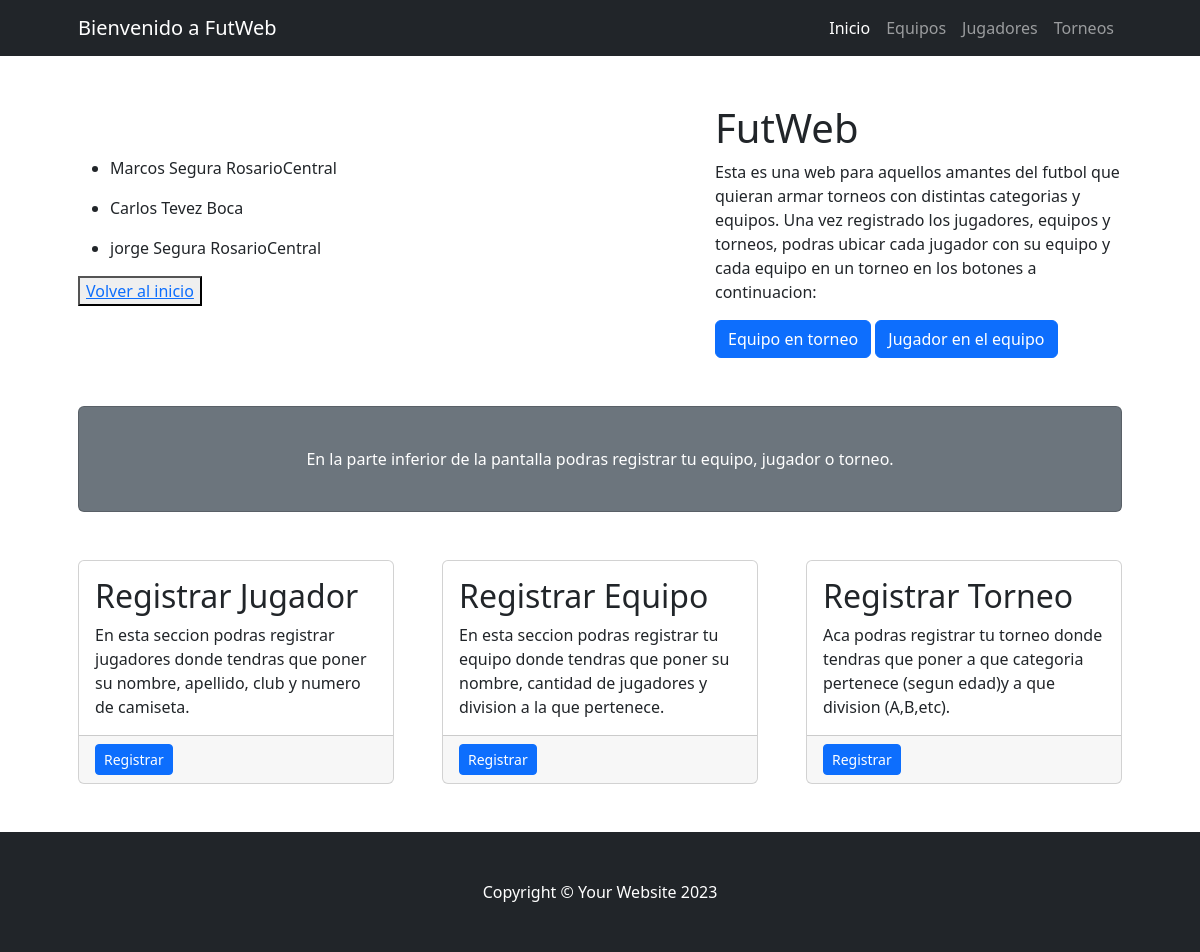
Before: /Jugador/list with the older database file.
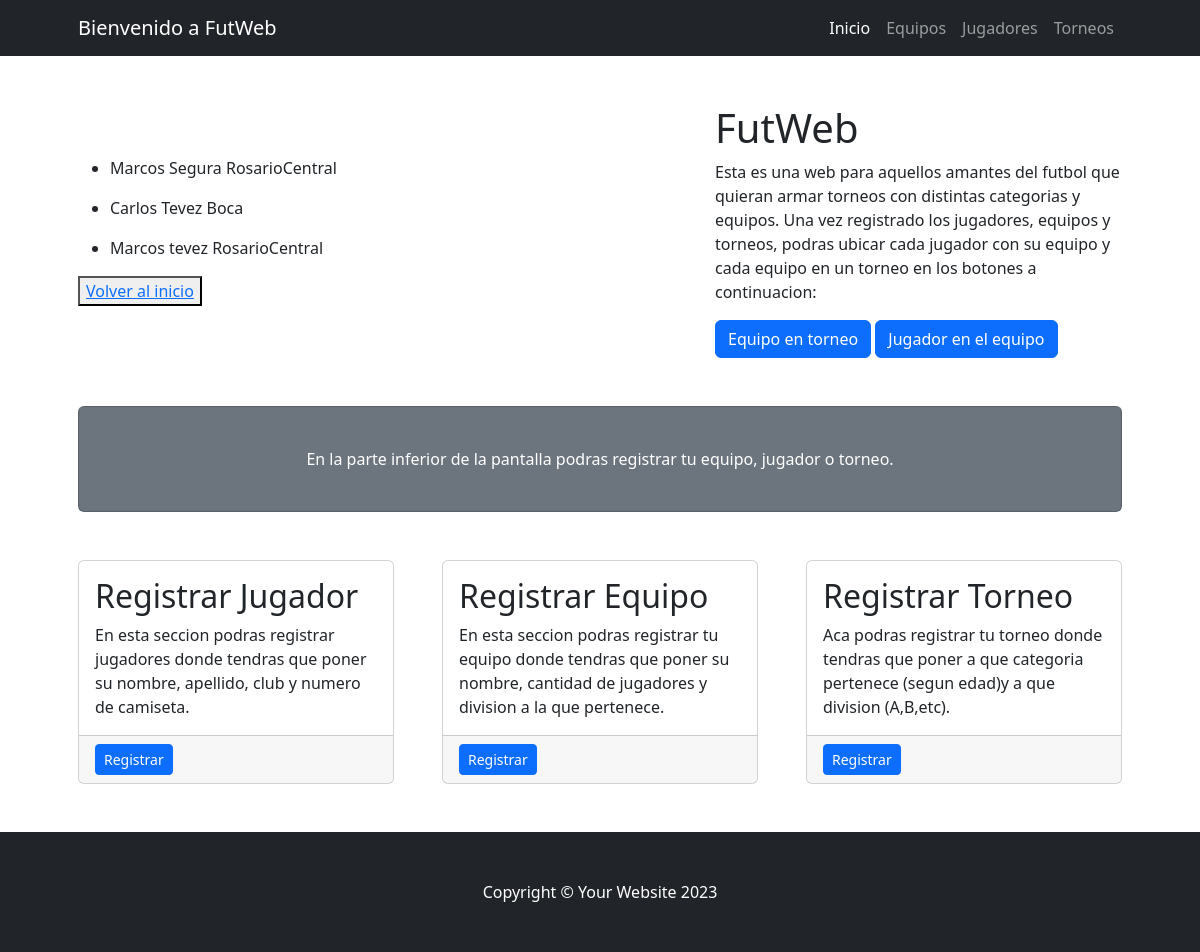
After: the same page with the newer database file.
### Coder/models.py (models this page shows, shortened)
class Jugador(models.Model):
    nombre = models.CharField(max_length=100)
    apellido = models.CharField(max_length=100)
    equipo = models.CharField(max_length=100)
    camiseta = models.PositiveIntegerField()

### Coder/views.py (the view)
# urls.py: path("Jugador/list", views.jugador_list, name="jugador_list"),
def jugador_list(request):
    consulta =  models.Jugador.objects.all()
    contexto = {"Jugador": consulta}
    return render(request, "Coder/jugador_list.html", contexto)

### Coder/templates/Coder/jugador_list.html
{% extends 'Coder/base.html' %}
{% block contenido %}
    {% for jugador in Jugador %}
     <ul>
        <li>
            {{jugador.nombre}}
            {{jugador.apellido}}
            {{jugador.equipo}}
        </li>
     </ul>
    {% endfor %}<button><a href="{% url 'index' %}">Volver al inicio</a></button>
{% endblock contenido %}

Changed rows visible on the page:
removed Jugador: nombre "jorge", apellido "Segura", equipo "RosarioCentral"
added Jugador: nombre "Marcos", apellido "tevez", equipo "RosarioCentral"
